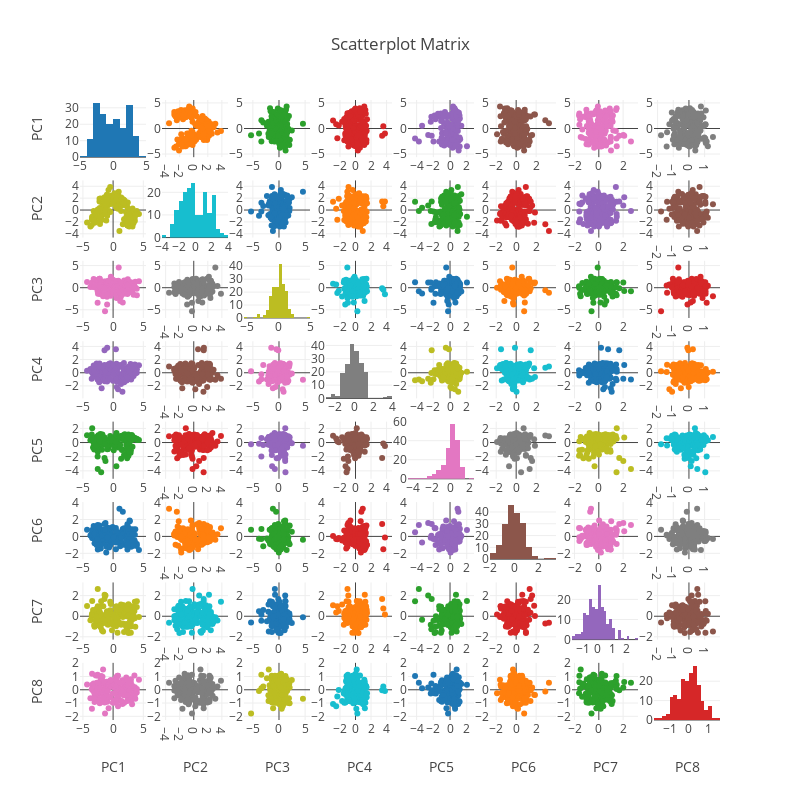

Notebook code cell kept with this figure:
### Markdown cell above
<html>
<font color = DarkBlue>
Let us now check if there are any correlations between the new features. 
</font>
</html>

### Code cell
from plotly import figure_factory
fig = figure_factory.create_scatterplotmatrix(pca_df, diag='histogram', height=800, width=800)
iplot(fig)

### Figure 1 — Plotly figure (JSON) as saved in the notebook; plotly's stock layout.template omitted (floating-point values rounded to 4 significant figures; data arrays with more than 128 entries replaced by an {"elided": "..."} marker saying what was removed)
{"data": [{"showlegend": false, "type": "histogram", "x": {"elided": "178 float values"}, "xaxis": "x1", "yaxis": "y1"}, {"marker": {"size": 6}, "mode": "markers", "showlegend": false, "type": "scatter", "x": {"elided": "178 float values"}, "xaxis": "x2", "y": {"elided": "178 float values"}, "yaxis": "y2"}, {"marker": {"size": 6}, "mode": "markers", "showlegend": false, "type": "scatter", "x": {"elided": "178 float values"}, "xaxis": "x3", "y": {"elided": "178 float values"}, "yaxis": "y3"}, {"marker": {"size": 6}, "mode": "markers", "showlegend": false, "type": "scatter", "x": {"elided": "178 float values"}, "xaxis": "x4", "y": {"elided": "178 float values"}, "yaxis": "y4"}, {"marker": {"size": 6}, "mode": "markers", "showlegend": false, "type": "scatter", "x": {"elided": "178 float values"}, "xaxis": "x5", "y": {"elided": "178 float values"}, "yaxis": "y5"}, {"marker": {"size": 6}, "mode": "markers", "showlegend": false, "type": "scatter", "x": {"elided": "178 float values"}, "xaxis": "x6", "y": {"elided": "178 float values"}, "yaxis": "y6"}, {"marker": {"size": 6}, "mode": "markers", "showlegend": false, "type": "scatter", "x": {"elided": "178 float values"}, "xaxis": "x7", "y": {"elided": "178 float values"}, "yaxis": "y7"}, {"marker": {"size": 6}, "mode": "markers", "showlegend": false, "type": "scatter", "x": {"elided": "178 float values"}, "xaxis": "x8", "y": {"elided": "178 float values"}, "yaxis": "y8"}, {"marker": {"size": 6}, "mode": "markers", "showlegend": false, "type": "scatter", "x": {"elided": "178 float values"}, "xaxis": "x9", "y": {"elided": "178 float values"}, "yaxis": "y9"}, {"showlegend": false, "type": "histogram", "x": {"elided": "178 float values"}, "xaxis": "x10", "yaxis": "y10"}, {"marker": {"size": 6}, "mode": "markers", "showlegend": false, "type": "scatter", "x": {"elided": "178 float values"}, "xaxis": "x11", "y": {"elided": "178 float values"}, "yaxis": "y11"}, {"marker": {"size": 6}, "mode": "markers", "showlegend": false, "type": "scatter", "x": {"elided": "178 float values"}, "xaxis": "x12", "y": {"elided": "178 float values"}, "yaxis": "y12"}, {"marker": {"size": 6}, "mode": "markers", "showlegend": false, "type": "scatter", "x": {"elided": "178 float values"}, "xaxis": "x13", "y": {"elided": "178 float values"}, "yaxis": "y13"}, {"marker": {"size": 6}, "mode": "markers", "showlegend": false, "type": "scatter", "x": {"elided": "178 float values"}, "xaxis": "x14", "y": {"elided": "178 float values"}, "yaxis": "y14"}, {"marker": {"size": 6}, "mode": "markers", "showlegend": false, "type": "scatter", "x": {"elided": "178 float values"}, "xaxis": "x15", "y": {"elided": "178 float values"}, "yaxis": "y15"}, {"marker": {"size": 6}, "mode": "markers", "showlegend": false, "type": "scatter", "x": {"elided": "178 float values"}, "xaxis": "x16", "y": {"elided": "178 float values"}, "yaxis": "y16"}, {"marker": {"size": 6}, "mode": "markers", "showlegend": false, "type": "scatter", "x": {"elided": "178 float values"}, "xaxis": "x17", "y": {"elided": "178 float values"}, "yaxis": "y17"}, {"marker": {"size": 6}, "mode": "markers", "showlegend": false, "type": "scatter", "x": {"elided": "178 float values"}, "xaxis": "x18", "y": {"elided": "178 float values"}, "yaxis": "y18"}, {"showlegend": false, "type": "histogram", "x": {"elided": "178 float values"}, "xaxis": "x19", "yaxis": "y19"}, {"marker": {"size": 6}, "mode": "markers", "showlegend": false, "type": "scatter", "x": {"elided": "178 float values"}, "xaxis": "x20", "y": {"elided": "178 float values"}, "yaxis": "y20"}, {"marker": {"size": 6}, "mode": "markers", "showlegend": false, "type": "scatter", "x": {"elided": "178 float values"}, "xaxis": "x21", "y": {"elided": "178 float values"}, "yaxis": "y21"}, {"marker": {"size": 6}, "mode": "markers", "showlegend": false, "type": "scatter", "x": {"elided": "178 float values"}, "xaxis": "x22", "y": {"elided": "178 float values"}, "yaxis": "y22"}, {"marker": {"size": 6}, "mode": "markers", "showlegend": false, "type": "scatter", "x": {"elided": "178 float values"}, "xaxis": "x23", "y": {"elided": "178 float values"}, "yaxis": "y23"}, {"marker": {"size": 6}, "mode": "markers", "showlegend": false, "type": "scatter", "x": {"elided": "178 float values"}, "xaxis": "x24", "y": {"elided": "178 float values"}, "yaxis": "y24"}, {"marker": {"size": 6}, "mode": "markers", "showlegend": false, "type": "scatter", "x": {"elided": "178 float values"}, "xaxis": "x25", "y": {"elided": "178 float values"}, "yaxis": "y25"}, {"marker": {"size": 6}, "mode": "markers", "showlegend": false, "type": "scatter", "x": {"elided": "178 float values"}, "xaxis": "x26", "y": {"elided": "178 float values"}, "yaxis": "y26"}, {"marker": {"size": 6}, "mode": "markers", "showlegend": false, "type": "scatter", "x": {"elided": "178 float values"}, "xaxis": "x27", "y": {"elided": "178 float values"}, "yaxis": "y27"}, {"showlegend": false, "type": "histogram", "x": {"elided": "178 float values"}, "xaxis": "x28", "yaxis": "y28"}, {"marker": {"size": 6}, "mode": "markers", "showlegend": false, "type": "scatter", "x": {"elided": "178 float values"}, "xaxis": "x29", "y": {"elided": "178 float values"}, "yaxis": "y29"}, {"marker": {"size": 6}, "mode": "markers", "showlegend": false, "type": "scatter", "x": {"elided": "178 float values"}, "xaxis": "x30", "y": {"elided": "178 float values"}, "yaxis": "y30"}, {"marker": {"size": 6}, "mode": "markers", "showlegend": false, "type": "scatter", "x": {"elided": "178 float values"}, "xaxis": "x31", "y": {"elided": "178 float values"}, "yaxis": "y31"}, {"marker": {"size": 6}, "mode": "markers", "showlegend": false, "type": "scatter", "x": {"elided": "178 float values"}, "xaxis": "x32", "y": {"elided": "178 float values"}, "yaxis": "y32"}, {"marker": {"size": 6}, "mode": "markers", "showlegend": false, "type": "scatter", "x": {"elided": "178 float values"}, "xaxis": "x33", "y": {"elided": "178 float values"}, "yaxis": "y33"}, {"marker": {"size": 6}, "mode": "markers", "showlegend": false, "type": "scatter", "x": {"elided": "178 float values"}, "xaxis": "x34", "y": {"elided": "178 float values"}, "yaxis": "y34"}, {"marker": {"size": 6}, "mode": "markers", "showlegend": false, "type": "scatter", "x": {"elided": "178 float values"}, "xaxis": "x35", "y": {"elided": "178 float values"}, "yaxis": "y35"}, {"marker": {"size": 6}, "mode": "markers", "showlegend": false, "type": "scatter", "x": {"elided": "178 float values"}, "xaxis": "x36", "y": {"elided": "178 float values"}, "yaxis": "y36"}, {"showlegend": false, "type": "histogram", "x": {"elided": "178 float values"}, "xaxis": "x37", "yaxis": "y37"}, {"marker": {"size": 6}, "mode": "markers", "showlegend": false, "type": "scatter", "x": {"elided": "178 float values"}, "xaxis": "x38", "y": {"elided": "178 float values"}, "yaxis": "y38"}, {"marker": {"size": 6}, "mode": "markers", "showlegend": false, "type": "scatter", "x": {"elided": "178 float values"}, "xaxis": "x39", "y": {"elided": "178 float values"}, "yaxis": "y39"}, {"marker": {"size": 6}, "mode": "markers", "showlegend": false, "type": "scatter", "x": {"elided": "178 float values"}, "xaxis": "x40", "y": {"elided": "178 float values"}, "yaxis": "y40"}, {"marker": {"size": 6}, "mode": "markers", "showlegend": false, "type": "scatter", "x": {"elided": "178 float values"}, "xaxis": "x41", "y": {"elided": "178 float values"}, "yaxis": "y41"}, {"marker": {"size": 6}, "mode": "markers", "showlegend": false, "type": "scatter", "x": {"elided": "178 float values"}, "xaxis": "x42", "y": {"elided": "178 float values"}, "yaxis": "y42"}, {"marker": {"size": 6}, "mode": "markers", "showlegend": false, "type": "scatter", "x": {"elided": "178 float values"}, "xaxis": "x43", "y": {"elided": "178 float values"}, "yaxis": "y43"}, {"marker": {"size": 6}, "mode": "markers", "showlegend": false, "type": "scatter", "x": {"elided": "178 float values"}, "xaxis": "x44", "y": {"elided": "178 float values"}, "yaxis": "y44"}, {"marker": {"size": 6}, "mode": "markers", "showlegend": false, "type": "scatter", "x": {"elided": "178 float values"}, "xaxis": "x45", "y": {"elided": "178 float values"}, "yaxis": "y45"}, {"showlegend": false, "type": "histogram", "x": {"elided": "178 float values"}, "xaxis": "x46", "yaxis": "y46"}, {"marker": {"size": 6}, "mode": "markers", "showlegend": false, "type": "scatter", "x": {"elided": "178 float values"}, "xaxis": "x47", "y": {"elided": "178 float values"}, "yaxis": "y47"}, {"marker": {"size": 6}, "mode": "markers", "showlegend": false, "type": "scatter", "x": {"elided": "178 float values"}, "xaxis": "x48", "y": {"elided": "178 float values"}, "yaxis": "y48"}, {"marker": {"size": 6}, "mode": "markers", "showlegend": false, "type": "scatter", "x": {"elided": "178 float values"}, "xaxis": "x49", "y": {"elided": "178 float values"}, "yaxis": "y49"}, {"marker": {"size": 6}, "mode": "markers", "showlegend": false, "type": "scatter", "x": {"elided": "178 float values"}, "xaxis": "x50", "y": {"elided": "178 float values"}, "yaxis": "y50"}, {"marker": {"size": 6}, "mode": "markers", "showlegend": false, "type": "scatter", "x": {"elided": "178 float values"}, "xaxis": "x51", "y": {"elided": "178 float values"}, "yaxis": "y51"}, {"marker": {"size": 6}, "mode": "markers", "showlegend": false, "type": "scatter", "x": {"elided": "178 float values"}, "xaxis": "x52", "y": {"elided": "178 float values"}, "yaxis": "y52"}, {"marker": {"size": 6}, "mode": "markers", "showlegend": false, "type": "scatter", "x": {"elided": "178 float values"}, "xaxis": "x53", "y": {"elided": "178 float values"}, "yaxis": "y53"}, {"marker": {"size": 6}, "mode": "markers", "showlegend": false, "type": "scatter", "x": {"elided": "178 float values"}, "xaxis": "x54", "y": {"elided": "178 float values"}, "yaxis": "y54"}, {"showlegend": false, "type": "histogram", "x": {"elided": "178 float values"}, "xaxis": "x55", "yaxis": "y55"}, {"marker": {"size": 6}, "mode": "markers", "showlegend": false, "type": "scatter", "x": {"elided": "178 float values"}, "xaxis": "x56", "y": {"elided": "178 float values"}, "yaxis": "y56"}, {"marker": {"size": 6}, "mode": "markers", "showlegend": false, "type": "scatter", "x": {"elided": "178 float values"}, "xaxis": "x57", "y": {"elided": "178 float values"}, "yaxis": "y57"}, {"marker": {"size": 6}, "mode": "markers", "showlegend": false, "type": "scatter", "x": {"elided": "178 float values"}, "xaxis": "x58", "y": {"elided": "178 float values"}, "yaxis": "y58"}, {"marker": {"size": 6}, "mode": "markers", "showlegend": false, "type": "scatter", "x": {"elided": "178 float values"}, "xaxis": "x59", "y": {"elided": "178 float values"}, "yaxis": "y59"}, {"marker": {"size": 6}, "mode": "markers", "showlegend": false, "type": "scatter", "x": {"elided": "178 float values"}, "xaxis": "x60", "y": {"elided": "178 float values"}, "yaxis": "y60"}, {"marker": {"size": 6}, "mode": "markers", "showlegend": false, "type": "scatter", "x": {"elided": "178 float values"}, "xaxis": "x61", "y": {"elided": "178 float values"}, "yaxis": "y61"}, {"marker": {"size": 6}, "mode": "markers", "showlegend": false, "type": "scatter", "x": {"elided": "178 float values"}, "xaxis": "x62", "y": {"elided": "178 float values"}, "yaxis": "y62"}, {"marker": {"size": 6}, "mode": "markers", "showlegend": false, "type": "scatter", "x": {"elided": "178 float values"}, "xaxis": "x63", "y": {"elided": "178 float values"}, "yaxis": "y63"}, {"showlegend": false, "type": "histogram", "x": {"elided": "178 float values"}, "xaxis": "x64", "yaxis": "y64"}], "layout": {"height": 800, "showlegend": true, "title": "Scatterplot Matrix", "width": 800, "xaxis1": {"anchor": "y1", "domain": [0, 0.1031]}, "xaxis10": {"anchor": "y10", "domain": [0.1281, 0.2312]}, "xaxis11": {"anchor": "y11", "domain": [0.2562, 0.3594]}, "xaxis12": {"anchor": "y12", "domain": [0.3844, 0.4875]}, "xaxis13": {"anchor": "y13", "domain": [0.5125, 0.6156]}, "xaxis14": {"anchor": "y14", "domain": [0.6406, 0.7438]}, "xaxis15": {"anchor": "y15", "domain": [0.7687, 0.8719]}, "xaxis16": {"anchor": "y16", "domain": [0.8969, 1.0]}, "xaxis17": {"anchor": "y17", "domain": [0, 0.1031]}, "xaxis18": {"anchor": "y18", "domain": [0.1281, 0.2312]}, "xaxis19": {"anchor": "y19", "domain": [0.2562, 0.3594]}, "xaxis2": {"anchor": "y2", "domain": [0.1281, 0.2312]}, "xaxis20": {"anchor": "y20", "domain": [0.3844, 0.4875]}, "xaxis21": {"anchor": "y21", "domain": [0.5125, 0.6156]}, "xaxis22": {"anchor": "y22", "domain": [0.6406, 0.7438]}, "xaxis23": {"anchor": "y23", "domain": [0.7687, 0.8719]}, "xaxis24": {"anchor": "y24", "domain": [0.8969, 1.0]}, "xaxis25": {"anchor": "y25", "domain": [0, 0.1031]}, "xaxis26": {"anchor": "y26", "domain": [0.1281, 0.2312]}, "xaxis27": {"anchor": "y27", "domain": [0.2562, 0.3594]}, "xaxis28": {"anchor": "y28", "domain": [0.3844, 0.4875]}, "xaxis29": {"anchor": "y29", "domain": [0.5125, 0.6156]}, "xaxis3": {"anchor": "y3", "domain": [0.2562, 0.3594]}, "xaxis30": {"anchor": "y30", "domain": [0.6406, 0.7438]}, "xaxis31": {"anchor": "y31", "domain": [0.7687, 0.8719]}, "xaxis32": {"anchor": "y32", "domain": [0.8969, 1.0]}, "xaxis33": {"anchor": "y33", "domain": [0, 0.1031]}, "xaxis34": {"anchor": "y34", "domain": [0.1281, 0.2312]}, "xaxis35": {"anchor": "y35", "domain": [0.2562, 0.3594]}, "xaxis36": {"anchor": "y36", "domain": [0.3844, 0.4875]}, "xaxis37": {"anchor": "y37", "domain": [0.5125, 0.6156]}, "xaxis38": {"anchor": "y38", "domain": [0.6406, 0.7438]}, "xaxis39": {"anchor": "y39", "domain": [0.7687, 0.8719]}, "xaxis4": {"anchor": "y4", "domain": [0.3844, 0.4875]}, "xaxis40": {"anchor": "y40", "domain": [0.8969, 1.0]}, "xaxis41": {"anchor": "y41", "domain": [0, 0.1031]}, "xaxis42": {"anchor": "y42", "domain": [0.1281, 0.2312]}, "xaxis43": {"anchor": "y43", "domain": [0.2562, 0.3594]}, "xaxis44": {"anchor": "y44", "domain": [0.3844, 0.4875]}, "xaxis45": {"anchor": "y45", "domain": [0.5125, 0.6156]}, "xaxis46": {"anchor": "y46", "domain": [0.6406, 0.7438]}, "xaxis47": {"anchor": "y47", "domain": [0.7687, 0.8719]}, "xaxis48": {"anchor": "y48", "domain": [0.8969, 1.0]}, "xaxis49": {"anchor": "y49", "domain": [0, 0.1031]}, "xaxis5": {"anchor": "y5", "domain": [0.5125, 0.6156]}, "xaxis50": {"anchor": "y50", "domain": [0.1281, 0.2312]}, "xaxis51": {"anchor": "y51", "domain": [0.2562, 0.3594]}, "xaxis52": {"anchor": "y52", "domain": [0.3844, 0.4875]}, "xaxis53": {"anchor": "y53", "domain": [0.5125, 0.6156]}, "xaxis54": {"anchor": "y54", "domain": [0.6406, 0.7438]}, "xaxis55": {"anchor": "y55", "domain": [0.7687, 0.8719]}, "xaxis56": {"anchor": "y56", "domain": [0.8969, 1.0]}, "xaxis57": {"anchor": "y57", "domain": [0, 0.1031], "title": "PC1"}, "xaxis58": {"anchor": "y58", "domain": [0.1281, 0.2312], "title": "PC2"}, "xaxis59": {"anchor": "y59", "domain": [0.2562, 0.3594], "title": "PC3"}, "xaxis6": {"anchor": "y6", "domain": [0.6406, 0.7438]}, "xaxis60": {"anchor": "y60", "domain": [0.3844, 0.4875], "title": "PC4"}, "xaxis61": {"anchor": "y61", "domain": [0.5125, 0.6156], "title": "PC5"}, "xaxis62": {"anchor": "y62", "domain": [0.6406, 0.7438], "title": "PC6"}, "xaxis63": {"anchor": "y63", "domain": [0.7687, 0.8719], "title": "PC7"}, "xaxis64": {"anchor": "y64", "domain": [0.8969, 1.0], "title": "PC8"}, "xaxis7": {"anchor": "y7", "domain": [0.7687, 0.8719]}, "xaxis8": {"anchor": "y8", "domain": [0.8969, 1.0]}, "xaxis9": {"anchor": "y9", "domain": [0, 0.1031]}, "yaxis1": {"anchor": "x1", "domain": [0.9078, 1.0], "title": "PC1"}, "yaxis10": {"anchor": "x10", "domain": [0.7781, 0.8703]}, "yaxis11": {"anchor": "x11", "domain": [0.7781, 0.8703]}, "yaxis12": {"anchor": "x12", "domain": [0.7781, 0.8703]}, "yaxis13": {"anchor": "x13", "domain": [0.7781, 0.8703]}, "yaxis14": {"anchor": "x14", "domain": [0.7781, 0.8703]}, "yaxis15": {"anchor": "x15", "domain": [0.7781, 0.8703]}, "yaxis16": {"anchor": "x16", "domain": [0.7781, 0.8703]}, "yaxis17": {"anchor": "x17", "domain": [0.6484, 0.7406], "title": "PC3"}, "yaxis18": {"anchor": "x18", "domain": [0.6484, 0.7406]}, "yaxis19": {"anchor": "x19", "domain": [0.6484, 0.7406]}, "yaxis2": {"anchor": "x2", "domain": [0.9078, 1.0]}, "yaxis20": {"anchor": "x20", "domain": [0.6484, 0.7406]}, "yaxis21": {"anchor": "x21", "domain": [0.6484, 0.7406]}, "yaxis22": {"anchor": "x22", "domain": [0.6484, 0.7406]}, "yaxis23": {"anchor": "x23", "domain": [0.6484, 0.7406]}, "yaxis24": {"anchor": "x24", "domain": [0.6484, 0.7406]}, "yaxis25": {"anchor": "x25", "domain": [0.5188, 0.6109], "title": "PC4"}, "yaxis26": {"anchor": "x26", "domain": [0.5188, 0.6109]}, "yaxis27": {"anchor": "x27", "domain": [0.5188, 0.6109]}, "yaxis28": {"anchor": "x28", "domain": [0.5188, 0.6109]}, "yaxis29": {"anchor": "x29", "domain": [0.5188, 0.6109]}, "yaxis3": {"anchor": "x3", "domain": [0.9078, 1.0]}, "yaxis30": {"anchor": "x30", "domain": [0.5188, 0.6109]}, "yaxis31": {"anchor": "x31", "domain": [0.5188, 0.6109]}, "yaxis32": {"anchor": "x32", "domain": [0.5188, 0.6109]}, "yaxis33": {"anchor": "x33", "domain": [0.3891, 0.4813], "title": "PC5"}, "yaxis34": {"anchor": "x34", "domain": [0.3891, 0.4813]}, "yaxis35": {"anchor": "x35", "domain": [0.3891, 0.4813]}, "yaxis36": {"anchor": "x36", "domain": [0.3891, 0.4813]}, "yaxis37": {"anchor": "x37", "domain": [0.3891, 0.4813]}, "yaxis38": {"anchor": "x38", "domain": [0.3891, 0.4813]}, "yaxis39": {"anchor": "x39", "domain": [0.3891, 0.4813]}, "yaxis4": {"anchor": "x4", "domain": [0.9078, 1.0]}, "yaxis40": {"anchor": "x40", "domain": [0.3891, 0.4813]}, "yaxis41": {"anchor": "x41", "domain": [0.2594, 0.3516], "title": "PC6"}, "yaxis42": {"anchor": "x42", "domain": [0.2594, 0.3516]}, "yaxis43": {"anchor": "x43", "domain": [0.2594, 0.3516]}, "yaxis44": {"anchor": "x44", "domain": [0.2594, 0.3516]}, "yaxis45": {"anchor": "x45", "domain": [0.2594, 0.3516]}, "yaxis46": {"anchor": "x46", "domain": [0.2594, 0.3516]}, "yaxis47": {"anchor": "x47", "domain": [0.2594, 0.3516]}, "yaxis48": {"anchor": "x48", "domain": [0.2594, 0.3516]}, "yaxis49": {"anchor": "x49", "domain": [0.1297, 0.2219], "title": "PC7"}, "yaxis5": {"anchor": "x5", "domain": [0.9078, 1.0]}, "yaxis50": {"anchor": "x50", "domain": [0.1297, 0.2219]}, "yaxis51": {"anchor": "x51", "domain": [0.1297, 0.2219]}, "yaxis52": {"anchor": "x52", "domain": [0.1297, 0.2219]}, "yaxis53": {"anchor": "x53", "domain": [0.1297, 0.2219]}, "yaxis54": {"anchor": "x54", "domain": [0.1297, 0.2219]}, "yaxis55": {"anchor": "x55", "domain": [0.1297, 0.2219]}, "yaxis56": {"anchor": "x56", "domain": [0.1297, 0.2219]}, "yaxis57": {"anchor": "x57", "domain": [0, 0.09219], "title": "PC8"}, "yaxis58": {"anchor": "x58", "domain": [0, 0.09219]}, "yaxis59": {"anchor": "x59", "domain": [0, 0.09219]}, "yaxis6": {"anchor": "x6", "domain": [0.9078, 1.0]}, "yaxis60": {"anchor": "x60", "domain": [0, 0.09219]}, "yaxis61": {"anchor": "x61", "domain": [0, 0.09219]}, "yaxis62": {"anchor": "x62", "domain": [0, 0.09219]}, "yaxis63": {"anchor": "x63", "domain": [0, 0.09219]}, "yaxis64": {"anchor": "x64", "domain": [0, 0.09219]}, "yaxis7": {"anchor": "x7", "domain": [0.9078, 1.0]}, "yaxis8": {"anchor": "x8", "domain": [0.9078, 1.0]}, "yaxis9": {"anchor": "x9", "domain": [0.7781, 0.8703], "title": "PC2"}}}
